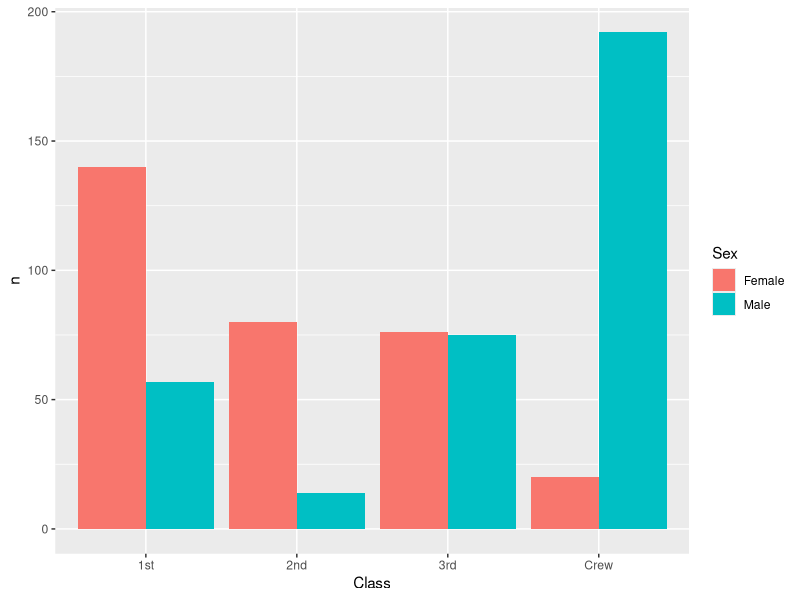
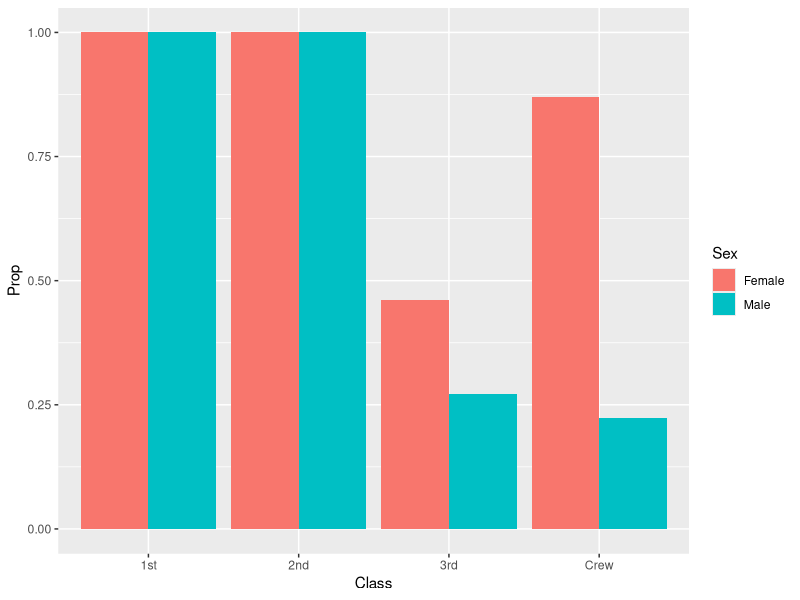
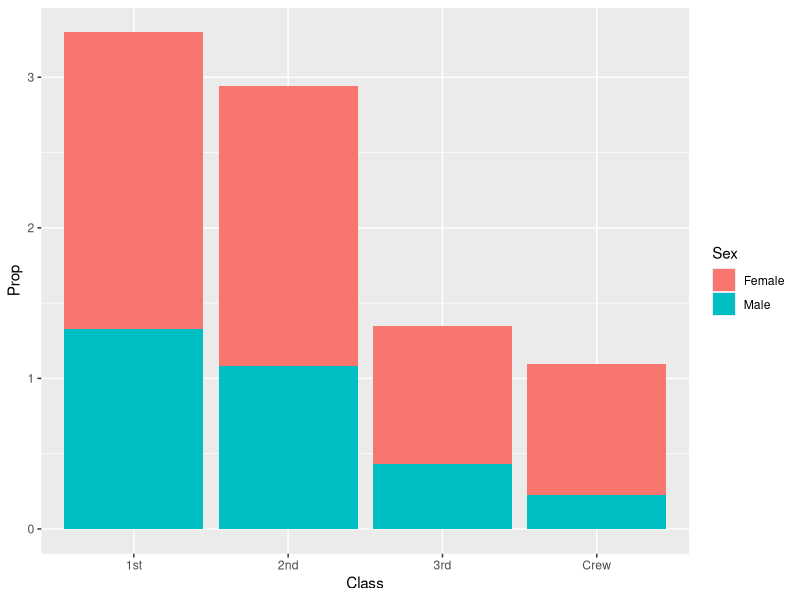
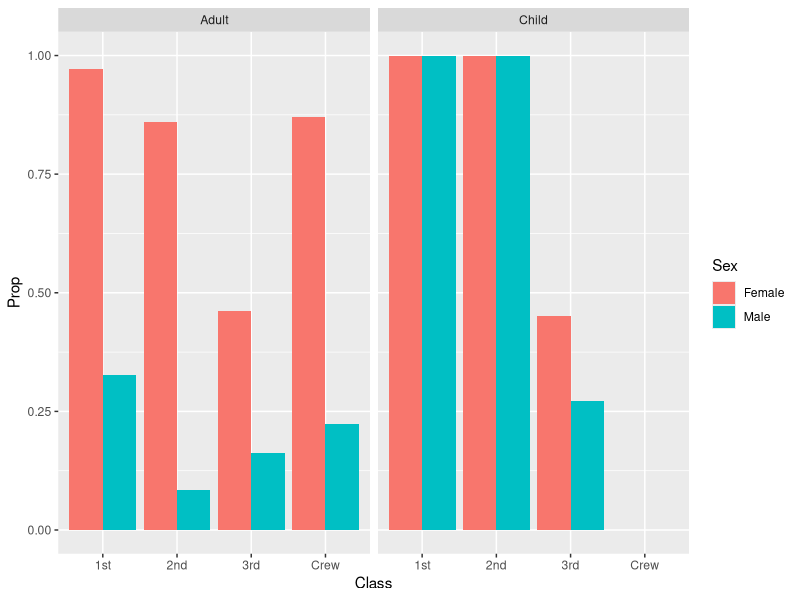

R code for these plots, in order:
## ---- chunk 1
library(tidyverse)

df_titanic <- as_tibble(Titanic)
## ---- chunk 2
## TASK: Perform a `glimpse` of df_titanic
glimpse(df_titanic)
## ---- chunk 3
## NOTE: No need to edit! We'll cover how to
## do this calculation in a later exercise.
df_titanic %>% summarize(total = sum(n))
## ---- chunk 4
## TASK: Visualize counts against `Class` and `Sex`
df_titanic %>%
  filter(Survived == "Yes")%>%
  ggplot(aes (x = Class, y = n, fill = Sex)) +
  geom_col(position = "dodge") 
## ---- chunk 5
## NOTE: No need to edit! We'll cover how to
## do this calculation in a later exercise.
df_prop <-
  df_titanic %>%
  group_by(Class, Sex, Age) %>%
  mutate(
    Total = sum(n),
    Prop = n / Total
  ) %>%
  ungroup()
df_prop
## ---- chunk 6
df_prop %>%
  filter(Survived == "Yes")%>%
  ggplot(aes (x = Class, y = Prop, fill = Sex)) +
  geom_col(position = "dodge") 

## ---- chunk 7
df_prop %>%
  filter(Survived == "Yes")%>%
  ggplot(aes (x = Class, y = Prop, fill = Sex)) +
  geom_col() 
## ---- chunk 8
df_prop %>%
  filter(Survived == "Yes")%>%
  ggplot(aes (x = Class, y = Prop, fill = Sex)) +
  geom_col(position = "dodge") +
  facet_wrap(~Age)
